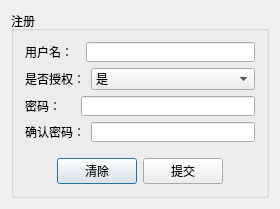
<?xml version="1.0" encoding="UTF-8"?>
<ui version="4.0">
 <class>ADDUSER</class>
 <widget class="QDialog" name="ADDUSER">
  <property name="geometry">
   <rect>
    <x>0</x>
    <y>0</y>
    <width>280</width>
    <height>203</height>
   </rect>
  </property>
  <property name="windowTitle">
   <string>添加新用户</string>
  </property>
  <layout class="QVBoxLayout" name="verticalLayout_2">
   <item>
    <widget class="QGroupBox" name="groupBox_3">
     <property name="title">
      <string>注册</string>
     </property>
     <layout class="QVBoxLayout" name="verticalLayout">
      <item>
       <layout class="QHBoxLayout" name="horizontalLayout">
        <item>
         <widget class="QLabel" name="label_7">
          <property name="text">
           <string>用户名：  </string>
          </property>
         </widget>
        </item>
        <item>
         <widget class="QLineEdit" name="userEdit">
          <property name="maximumSize">
           <size>
            <width>16777215</width>
            <height>20</height>
           </size>
          </property>
         </widget>
        </item>
       </layout>
      </item>
      <item>
       <layout class="QHBoxLayout" name="horizontalLayout_2">
        <item>
         <widget class="QLabel" name="label">
          <property name="text">
           <string>是否授权：</string>
          </property>
         </widget>
        </item>
        <item>
         <widget class="QComboBox" name="comboBox">
          <property name="sizePolicy">
           <sizepolicy hsizetype="Expanding" vsizetype="Fixed">
            <horstretch>0</horstretch>
            <verstretch>0</verstretch>
           </sizepolicy>
          </property>
          <item>
           <property name="text">
            <string>是</string>
           </property>
          </item>
          <item>
           <property name="text">
            <string>否</string>
           </property>
          </item>
         </widget>
        </item>
       </layout>
      </item>
      <item>
       <layout class="QHBoxLayout" name="horizontalLayout_3">
        <item>
         <widget class="QLabel" name="label_8">
          <property name="text">
           <string>密码：    </string>
          </property>
         </widget>
        </item>
        <item>
         <widget class="QLineEdit" name="pswEdit">
          <property name="maximumSize">
           <size>
            <width>16777215</width>
            <height>20</height>
           </size>
          </property>
          <property name="echoMode">
           <enum>QLineEdit::Password</enum>
          </property>
         </widget>
        </item>
       </layout>
      </item>
      <item>
       <layout class="QHBoxLayout" name="horizontalLayout_4">
        <item>
         <widget class="QLabel" name="label_9">
          <property name="text">
           <string>确认密码：</string>
          </property>
         </widget>
        </item>
        <item>
         <widget class="QLineEdit" name="pswEdit_2">
          <property name="maximumSize">
           <size>
            <width>16777215</width>
            <height>20</height>
           </size>
          </property>
          <property name="echoMode">
           <enum>QLineEdit::Password</enum>
          </property>
         </widget>
        </item>
       </layout>
      </item>
      <item>
       <spacer name="verticalSpacer">
        <property name="orientation">
         <enum>Qt::Vertical</enum>
        </property>
        <property name="sizeType">
         <enum>QSizePolicy::Fixed</enum>
        </property>
        <property name="sizeHint" stdset="0">
         <size>
          <width>20</width>
          <height>10</height>
         </size>
        </property>
       </spacer>
      </item>
      <item>
       <layout class="QHBoxLayout" name="horizontalLayout_5">
        <item>
         <spacer name="horizontalSpacer">
          <property name="orientation">
           <enum>Qt::Horizontal</enum>
          </property>
          <property name="sizeHint" stdset="0">
           <size>
            <width>40</width>
            <height>20</height>
           </size>
          </property>
         </spacer>
        </item>
        <item>
         <widget class="QPushButton" name="clearButton">
          <property name="font">
           <font>
            <family>Agency FB</family>
            <pointsize>9</pointsize>
           </font>
          </property>
          <property name="text">
           <string>清除</string>
          </property>
         </widget>
        </item>
        <item>
         <widget class="QPushButton" name="okButton">
          <property name="font">
           <font>
            <family>Agency FB</family>
            <pointsize>9</pointsize>
           </font>
          </property>
          <property name="text">
           <string>提交</string>
          </property>
         </widget>
        </item>
        <item>
         <spacer name="horizontalSpacer_2">
          <property name="orientation">
           <enum>Qt::Horizontal</enum>
          </property>
          <property name="sizeHint" stdset="0">
           <size>
            <width>40</width>
            <height>20</height>
           </size>
          </property>
         </spacer>
        </item>
       </layout>
      </item>
     </layout>
    </widget>
   </item>
  </layout>
 </widget>
 <layoutdefault spacing="6" margin="11"/>
 <resources/>
 <connections/>
</ui>
